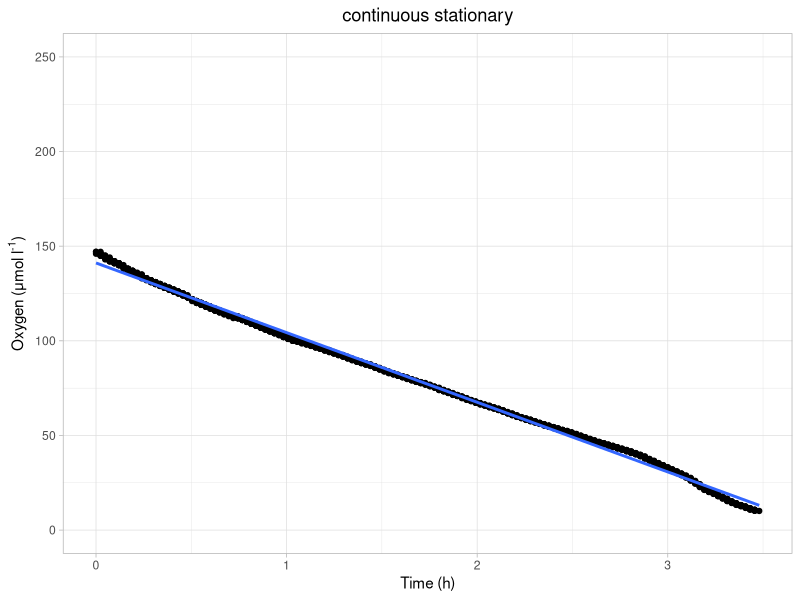
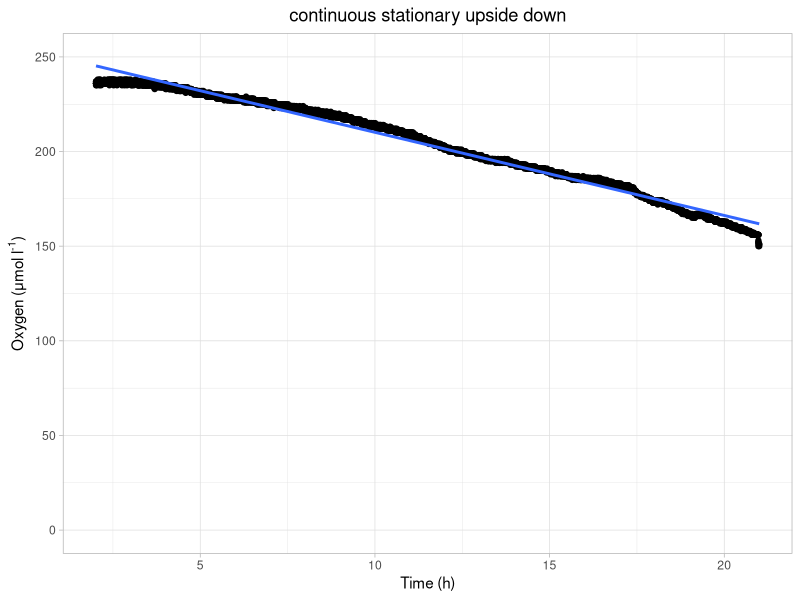
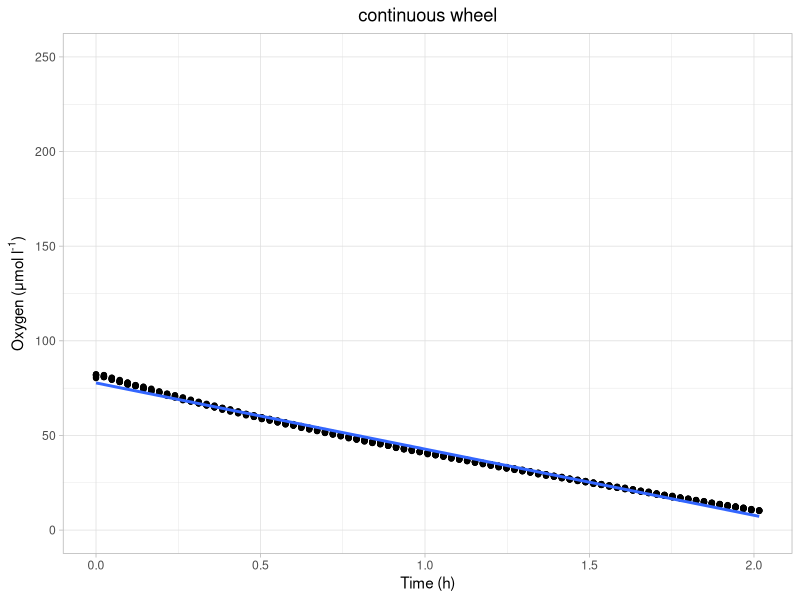

Reproduce these figures in R, in order.
library(dplyr)
library(ggplot2)

setwd("/home/kai/Desktop/grad_school/marmic/lab_rotations/rotation_3/Spiekeroog_biogeo/week5/July_methods_comparison")

cont_stat = read.csv("cont_stat.csv")
cont_stat_upside_down = read.csv("cont_stat_upside_down.csv")
cont_wheel = read.csv("cont_wheel.csv")

#filter O2 less than 10uM
cont_stat <- filter(cont_stat, oxygen>10)
cont_stat_upside_down <- filter(cont_stat_upside_down, oxygen>10, time.hours >=2)
cont_wheel <- filter(cont_wheel, oxygen>10)

#plots
continuous_stationary <- cont_stat %>%
  ggplot(aes(time.hours, oxygen)) +
  geom_point( ) +
  theme_light() +
  scale_x_continuous("Time (h)") +
  scale_y_continuous(expression(paste("Oxygen (μmol l"^"-1" *")" )), limits = c(0, 250)) +
  geom_smooth(se = FALSE, method = "lm") +
  ggtitle("continuous stationary") + theme(plot.title = element_text(hjust = 0.5))

plot(continuous_stationary)


continuous_stationary_upside_down <- cont_stat_upside_down %>%
  ggplot(aes(time.hours, oxygen)) +
  geom_point( ) +
  theme_light() +
  scale_x_continuous("Time (h)") +
  scale_y_continuous(expression(paste("Oxygen (μmol l"^"-1" *")" )), limits = c(0, 250)) +
  geom_smooth(se = FALSE, method = "lm") +
  ggtitle("continuous stationary upside down") + theme(plot.title = element_text(hjust = 0.5))

plot(continuous_stationary_upside_down)

continuous_wheel <- cont_wheel %>%
  ggplot(aes(time.hours, oxygen)) +
  geom_point( ) +
  theme_light() +
  scale_x_continuous("Time (h)") +
  scale_y_continuous(expression(paste("Oxygen (μmol l"^"-1" *")" )), limits = c(0, 250)) +
  geom_smooth(se = FALSE, method = "lm") +
  ggtitle("continuous wheel") + theme(plot.title = element_text(hjust = 0.5))

plot(continuous_wheel)

#regressions:
cont_stat_reg <-lm(oxygen~time.hours, data=cont_stat)
cont_stat_upside_down_reg <-lm(oxygen~time.hours, data=cont_stat_upside_down)
cont_wheel_reg <-lm(oxygen~time.hours, data=cont_wheel)

#cat together all the regression objects as a matrix
matrix_of_regressions <- cbind(
  cont_stat_reg,
  cont_stat_upside_down_reg,
  cont_wheel_reg
)
#take the regression values out of the matrix of lm objects
regression_values <- 
  as.data.frame(t(as.data.frame(matrix_of_regressions[1,]))) %>% select(time.hours)

